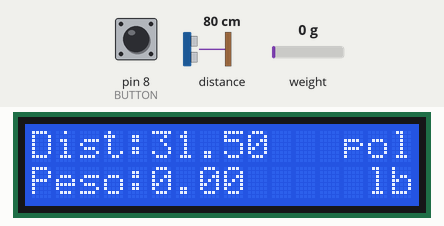
This sketch was run on a simulated Arduino Uno, built with avr-gcc and run on an emulated ATmega328P. On the bench: 16×2 character LCD. Inputs (shaded band) come from the test bench; at power-on: pin 8 (BUTTON) LOW, distance to the obstacle 80 cm, weight on the scale 0 g.

Above: at 2.7 s.
2.8 s: pin 8 (BUTTON) pulled HIGH for 3.2 s
At 4.0 s:
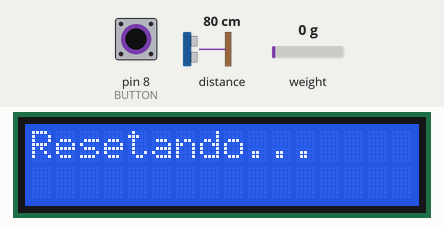
9.9 s: distance to the obstacle set to 120 cm
At 12.8 s:
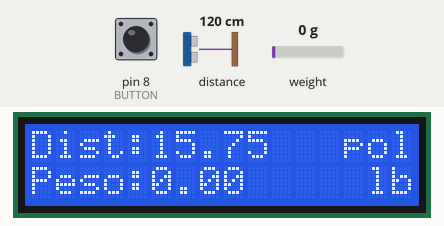
13.1 s: weight on the scale set to 100 g
At 14.3 s:
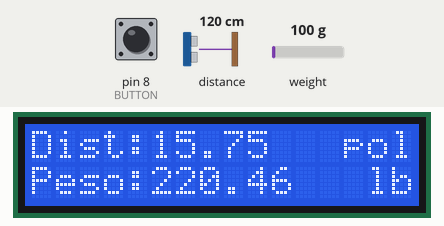
15.2 s: distance to the obstacle set to 2 cm
At 17.9 s:
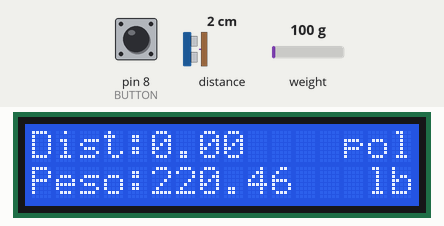
18.4 s: weight on the scale set to 1250 g
At 19.4 s:
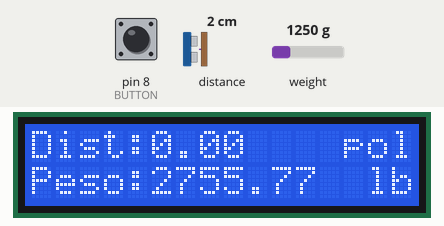
20.5 s: distance to the obstacle set to 250 cm
At 23.1 s:
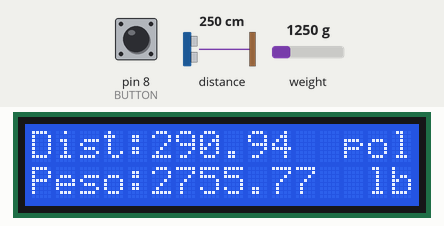
Timing chart, 0 to 24.6 s (numbered marks = the images above; inputs shaded):
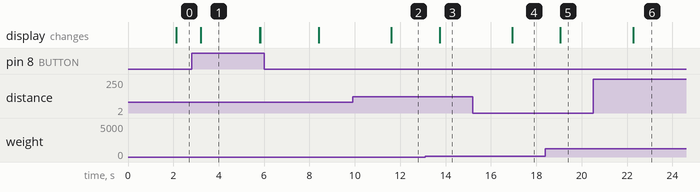

The sketch:

arduino-spring-meter.ino
```cpp
#include <HX711.h>
#include <VL53L0X.h>
#include <LiquidCrystal_I2C.h>

#define BUTTON              8       // Pino do Push button
#define DOUT                3       // Porta DT no HX711
#define CLK                 2       // Porta SCK no HX711
#define CALIBRATION_FACTOR  -4220.0 // Valor de calibracao
#define LB_CALC             2.20462 // Constante para conversao em lb

// Display LCD 16x2
LiquidCrystal_I2C lcd(0x3F, 2, 1, 0, 4, 5, 6, 7, 3, POSITIVE);
// VL53L0X - Sensor de distancia laser
VL53L0X sensor;
// HX711 - Amplificador celula de carga
HX711 scale(DOUT, CLK);
// Ultima distancia medida (usado para resetar a medida)
uint16_t lastDistance = 0;

void setup(){
  // Inicia o display 16x2
  lcd.begin(16,2);
  // Liga o Backlight do display
  lcd.backlight();

  // Espera porta Serial abrir no USB
  while (!Serial) {
    delay(1);
  }

  // Inicia o sensor de distancia
  sensor.init();
  sensor.setTimeout(500);
  sensor.setMeasurementTimingBudget(100000);

  // Seta o valor de calibracao
  scale.set_scale(CALIBRATION_FACTOR);
  // Reseta a escala da celula de carga (sem peso)
  scale.tare();
}

void loop() {
  // Se o botao foi apertado
  if (digitalRead(BUTTON) == HIGH) {
    // Limpa o display
    lcd.clear();
    lcd.setCursor(0,0);
    lcd.print("Resetando...");
    // Delay para fazer o debounce
    delay(500);
    // Reseta os sensores
    reset();
  }

  // Distancia em mm
  uint16_t distance = sensor.readRangeSingleMillimeters();

  // Se a distancia de reset for menor ou igual
  if (lastDistance <= distance) {
    // Subtrai a distancia medida pelo reset
    distance -= lastDistance;
  } else {
    // Se for maior, distancia = 0
    // Pra nao exibir ditancia negativa
    distance = 0;
  }

  float inches = distance / 25.4;

  // Peso em kg
  float weight = scale.get_units(10);

  // Se peso for menor que 0.0
  if (weight < 0) {
    // Exibe 0.0 como medida
    weight = 0.0;
  }

  // Multiplica pelo valor de um Kg em Lb
  weight = weight * LB_CALC;

  // Limpa o display
  lcd.clear();

  // Exibe a distancia no display
  lcd.setCursor(0,0);
  lcd.print("Dist:");
  lcd.setCursor(5,0);
  lcd.print(inches);
  lcd.setCursor(13,0);
  lcd.print("pol");

  // Exibe o peso no display
  lcd.setCursor(0,1);
  lcd.print("Peso:");
  lcd.setCursor(5,1);
  lcd.print(weight);
  lcd.setCursor(14,1);
  lcd.print("lb");
}

void reset() {
  // Reseta a balanca
  scale.tare();
  // Reseta o sensor de distancia
  lastDistance = sensor.readRangeSingleMillimeters();
}
```

Measured:
- after the input at 2.8 s, the display: changes after 0.41 s (image 1)
- after the input at 9.9 s, the display: changes after 1.7 s (image 2)
- after the input at 13.1 s, the display: changes after 0.64 s (image 3)
- after the input at 15.2 s, the display: changes after 1.7 s (image 4)
- after the input at 18.4 s, the display: changes after 0.67 s (image 5)
- after the input at 20.5 s, the display: changes after 1.8 s (image 6)
- what the display in image 1 shows lasts 2.6 s, from 3.2 s to 5.8 s
